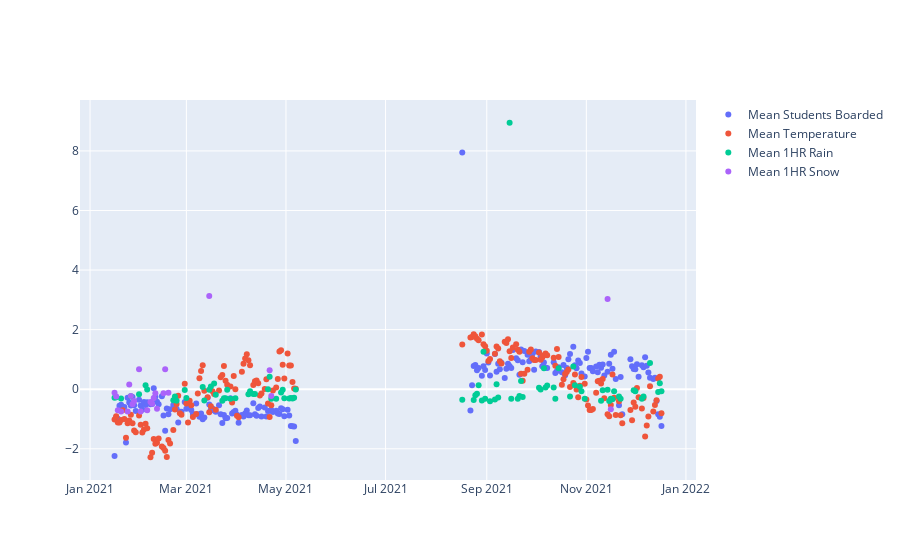

Write notebook code for a chart like this one.
### Code cell
## scaling the data for a better visualization

from sklearn import preprocessing

scaled_mean_students = preprocessing.scale(merged_df['Mean Students Boarded'])
scaled_mean_temp = preprocessing.scale(merged_df['temp_mean'])
scaled_1h_rain = preprocessing.scale(merged_df['rain_1h_median'])
scaled_1h_snow = preprocessing.scale(merged_df['snow_1h_median'])

fig = go.Figure()
fig.add_trace(go.Scatter(name = "Mean Students Boarded", x = merged_df["date"], y = scaled_mean_students, mode = "markers"))
fig.add_trace(go.Scatter(name = "Mean Temperature", x = merged_df["date"], y = scaled_mean_temp, mode = "markers"))
fig.add_trace(go.Scatter(name = "Mean 1HR Rain", x = merged_df["date"], y = scaled_1h_rain, mode = "markers"))
fig.add_trace(go.Scatter(name = "Mean 1HR Snow", x = merged_df["date"], y = scaled_1h_snow, mode = "markers"))

fig.show()

### Figure 1 — Plotly figure (JSON) as saved in the notebook; plotly's stock layout.template omitted (floating-point values rounded to 4 significant figures; data arrays with more than 128 entries replaced by an {"elided": "..."} marker saying what was removed)
{"data": [{"mode": "markers", "name": "Mean Students Boarded", "type": "scatter", "x": {"elided": "195 str values"}, "y": {"elided": "195 float values"}}, {"mode": "markers", "name": "Mean Temperature", "type": "scatter", "x": {"elided": "195 str values"}, "y": {"elided": "195 float values"}}, {"mode": "markers", "name": "Mean 1HR Rain", "type": "scatter", "x": {"elided": "195 str values"}, "y": {"elided": "195 float values"}}, {"mode": "markers", "name": "Mean 1HR Snow", "type": "scatter", "x": {"elided": "195 str values"}, "y": {"elided": "195 float values"}}], "layout": {}}
